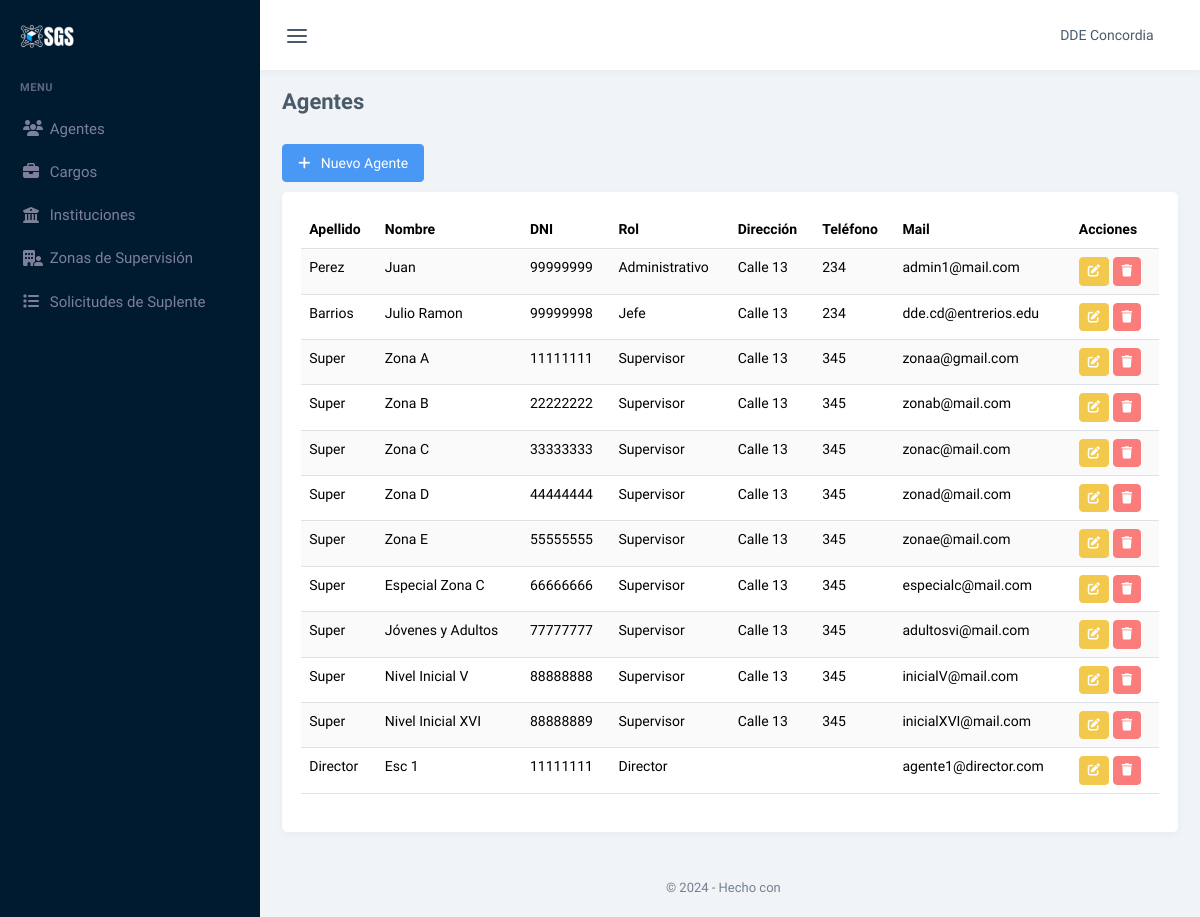
Screenshot of /agentes (signed in) with the database file from the repository.
### tables this page shows
CREATE TABLE `agentes` (
  `id_Agente` int(11) UNSIGNED NOT NULL,
  `apellido` varchar(100) NOT NULL,
  `nombre` varchar(100) NOT NULL,
  `dni` int(11) UNSIGNED NOT NULL,
  `telefono` int(11) UNSIGNED DEFAULT NULL,
  `direccion` varchar(100) DEFAULT NULL,
  `email` varchar(100) NOT NULL,
  `usuario` varchar(100) NOT NULL,
  `password` varchar(100) NOT NULL,
  `id_Rol` tinyint(4) UNSIGNED NOT NULL,
  `eliminado` tinyint(1) NOT NULL DEFAULT 0
);

CREATE TABLE `roles` (
  `id_Rol` tinyint(4) UNSIGNED NOT NULL,
  `rol` varchar(100) NOT NULL
);

### controladores/controlador.plantilla.php (called while the page is built)
<?php
class ControladorPlantilla{
    public function ctrMostrarPlantilla(){
        include 'vistas/plantilla.php';
    }
    static public function url(){
        return "http://localhost/ProyectoConcursos/";
    }
}

### index.php (called while the page is built, shortened)
<?php
require_once 'controladores/controlador.plantilla.php';
require_once 'controladores/controlador.agentes.php';
require_once 'modelos/modelo.agentes.php';
$plantilla = new ControladorPlantilla();
$plantilla -> ctrMostrarPlantilla();

### modelos/conexion.php (called while the page is built, shortened)
<?php
class Conexion
{
	static public function conectar()
	{
		try {
			$link = new PDO(
				"mysql:host=" . self::HOST . ";dbname=" . self::DBNAME,
				self::USER,
				self::PASSWORD
			);
			$link->exec("set names utf8");
			return $link;
		} catch (PDOException $e) {
			die("Error en la conexión a la base de datos: " . $e->getMessage());
		}
	}
}

### modelos/modelo.agentes.php (called while the page is built, shortened)
<?php
    require_once 'conexion.php';
class ModeloAgentes{
    static public function mdlMostrarAgentes($agente, $valor)
    {
        if ($agente != null) {
            try {
                $stmt = Conexion::conectar()->prepare("SELECT * FROM `agentes`, `roles`  WHERE agentes.id_Rol = roles.id_Rol and $agente = :$agente and eliminado = 0 ;");
                $stmt->bindParam(":" . $agente, $valor, PDO::PARAM_INT);
                $stmt->execute();
                return $stmt->fetch(PDO::FETCH_ASSOC);
            } catch (Exception $e) {
                return "Error: " .$e ->getMessage();
            }
        } else {
            try {
                $agentes = Conexion::conectar()->prepare("SELECT * FROM `agentes`, `roles`  WHERE agentes.id_Rol = roles.id_Rol and eliminado = 0;");
                $agentes->execute();
                return $agentes->fetchAll(PDO::FETCH_ASSOC);
            } catch (Exception $e) {
                return "Error: " .$e ->getMessage();
            }
        }
    }
}

### controladores/controlador.agentes.php (called while the page is built, shortened)
<?php
class ControladorAgentes{
    static public function ctrMostrarAgentes($agente, $valor){
        $respuesta = ModeloAgentes::mdlMostrarAgentes($agente, $valor);
        return $respuesta;
    }
}

### vistas/modulos/agentes.php (the view, shortened to what this page needs)
<?php
    $agentes = ControladorAgentes::ctrMostrarAgentes(null, null);
?>
<div class="container-xxl">
    <div class="py-3 d-flex align-items-sm-center flex-sm-row flex-column">
        <div class="flex-grow-1">
            <h4 class="fs-22 fw-bold m-0">Agentes</h4>
        </div>
    </div>
    <div class="py-2 d-flex align-items-sm-center flex-sm-row flex-column">
        <div class="d-flex flex-wrap gap-2">
            <a href="nuevo_agente" class="btn btn-primary"><i class="fas fa-plus" ></i > &nbsp; Nuevo Agente</a>
        </div>
    </div>
    <div class="row">
        <div class="col-12">
            <div class="card">
                <div class="card-body">
                    <table id="tablaES" class="table table-striped dt-responsive nowrap w-100">
                        <thead>
                            <tr>
                                <th>Apellido</th>
                                <th>Nombre</th>
                                <th>DNI</th>
                                <th>Rol</th>
                                <th>Dirección</th>
                                <th>Teléfono</th>
                                <th>Mail</th>
                                <th>Acciones</th>
                            </tr>
                        </thead>
                        <tbody>
                            <?php
                                foreach ($agentes as $key => $value) {
                            ?>
                            <tr style = "background-color:#000888">
                                <td> <?php echo $value["apellido"] ?></td>
                                <td> <?php echo $value["nombre"] ?></td>
                                <td> <?php echo $value["dni"] ?></td>
                                <td> <?php echo $value["rol"] ?></td>
                                <td> <?php echo $value["direccion"] ?></td>
                                <td> <?php echo $value["telefono"] ?></td>
                                <td> <?php echo $value["email"] ?></td>
                                <td><a href="editar_agente/<?php echo $value["id_Agente"] ?>" class="btn btn-warning btn-sm"><i class="fas fa-edit"></i></a>
                                <button class="btn btn-danger btn-sm btnEliminar" id_eliminar  = <?php echo $value["id_Agente"] ?> pag= "agentes" categoria = "Agente" valorElim = "<?php echo $value['apellido'] . ', ' . $value['nombre']; ?>" ><i class="fas fa-trash"></i></button></td>
                            </tr>
                            <?php } ?>
                        </tbody>
                    </table>
                </div>
            </div>
        </div>
    </div>
</div>

### vistas/plantilla.php (shortened to what this page needs)
<?php
$url = ControladorPlantilla::url();
?>
<!DOCTYPE html>
<html lang="es">
    <head>
        <link rel="stylesheet" href="https://cdn.jsdelivr.net/npm/flatpickr/dist/flatpickr.min.css">
        <link href="<?php echo $url; ?>vistas/assets/css/app.min.css" rel="stylesheet" type="text/css" id="app-style" />
        <link href="<?php echo $url; ?>vistas/assets/css/icons.min.css" rel="stylesheet" type="text/css" />
        <link rel="stylesheet" href="https://cdnjs.cloudflare.com/ajax/libs/font-awesome/6.6.0/css/all.min.css" />
        <link href="https://cdn.datatables.net/v/bs5/jszip-3.10.1/dt-2.1.8/b-3.1.2/b-colvis-3.1.2/b-html5-3.1.2/b-print-3.1.2/kt-2.12.1/r-3.0.3/sl-2.1.0/datatables.min.css" rel="stylesheet">
    </head>
    <?php if (isset($_SESSION["iniciarSesion"])) { ?>
        <body data-menu-color="dark" data-sidebar="default">
            <div id="app-layout">
                <?php include 'modulos/header.php' ?>
                <?php include 'modulos/menu.php' ?>
                <div class="content-page">
                    <?php
                    if (isset($_GET["pagina"])) {
                        $rutas = explode('/', $_GET["pagina"]);
                        if (
                            $rutas[0] == "agentes" ||
                            $rutas[0] == "nuevo_agente" ||
                            $rutas[0] == "editar_agente" ||
                            $rutas[0] == "cargos" ||
                            $rutas[0] == "nuevo_cargo" ||
                            $rutas[0] == "editar_cargo" ||
                            $rutas[0] == "instituciones" ||
                            $rutas[0] == "nueva_institucion" ||
                            $rutas[0] == "editar_institucion" ||
                            $rutas[0] == "zonasSupervision" ||
                            $rutas[0] == "nueva_zona" ||
                            $rutas[0] == "editar_zona" ||
                            $rutas[0] == "solicitudesSuplente" ||
                            $rutas[0] == "nueva_solsuplente" ||
                            $rutas[0] == "editar_solsuplente"||
                            $rutas[0] == "inicio" ||
                            $rutas[0] == "salir"
                        ) {
                            include "vistas/modulos/" . $rutas[0] . ".php";
                        } else {
                            include "vistas/modulos/404.php";
                        }
                    }else{
                        include "vistas/modulos/inicio.php";
                    }
                    ?>
                    <?php include 'modulos/footer.php' ?>
                </div>
            </div>
        </body>
    <?php } else {
        include "vistas/modulos/login.php";
    }
    ?>
</html>

### vistas/modulos/header.php (shortened to what this page needs)
<div class="topbar-custom">
    <div class="container-fluid">
        <div class="d-flex justify-content-between">
            <ul class="list-unstyled topnav-menu mb-0 d-flex align-items-center">
                <li>
                    <button class="button-toggle-menu nav-link">
                        <i data-feather="menu" class="noti-icon"></i>
                    </button>
                </li>
            </ul>
            <ul class="list-unstyled topnav-menu mb-0 d-flex align-items-center">
                <li class="dropdown notification-list topbar-dropdown">
                    <a class="nav-link dropdown-toggle nav-user me-0" data-bs-toggle="dropdown" href="#" role="button" aria-haspopup="false" aria-expanded="false">
                        <span class="pro-user-name ms-1">
                            DDE Concordia <i class="mdi mdi-chevron-down"></i>
                        </span>
                    </a>
                </li>
            </ul>
        </div>
    </div>
</div>

### vistas/modulos/menu.php (shortened to what this page needs)
<div class="app-sidebar-menu">
    <div class="h-100" data-simplebar>
        <div id="sidebar-menu">
            <div class="logo-box">
                <a href="inicio" class="logo logo-light">
                    <span class="logo-lg">
                        <img src="vistas/assets/images/logo-light.png" alt="" height="24">
                    </span>
                </a>
            </div>
            <ul id="side-menu">
                <li class="menu-title">Menu</li>
                <li>
                    <a style="text-decoration:none" href="<?php echo $url; ?>agentes">
                        <i class="fa-solid fa-users"></i>
                        <span> Agentes </span>
                    </a>
                </li>
                <li>
                    <a style="text-decoration:none" href="<?php echo $url; ?>cargos">
                        <i class="fa-solid fa-briefcase"></i>
                        <span> Cargos </span>
                    </a>
                </li>
                <li>
                    <a style="text-decoration:none" href="<?php echo $url; ?>instituciones">
                        <i class="fa-solid fa-building-columns"></i>
                        <span> Instituciones </span>
                    </a>
                </li>
                <li>
                    <a style="text-decoration:none" href="<?php echo $url; ?>zonasSupervision">
                        <i class="fa-solid fa-building-user"></i>
                        <span> Zonas de Supervisión </span>
                    </a>
                </li>
                <li>
                    <a style="text-decoration:none" href="<?php echo $url; ?>solicitudesSuplente">
                        <i class="fa-solid fa-list"></i>
                        <span> Solicitudes de Suplente </span>
                    </a>
                </li>
            </ul>
        </div>
    </div>
</div>

### vistas/modulos/footer.php
<footer class="footer">
    <div class="container-fluid">
        <div class="row">
            <div class="col fs-13 text-muted text-center">
                &copy; <script>document.write(new Date().getFullYear())</script> - Hecho con <span class="mdi mdi-heart text-danger"></span>  <a href="#!" class="text-reset fw-semibold"> </a>
            </div>
        </div>
    </div>
</footer>

### rows the page displays
agentes: apellido "Perez", nombre "Juan", dni "99999999", id_Rol.rol "Administrativo", direccion "Calle 13", telefono "234", email "admin1@mail.com"
agentes: apellido "Barrios", nombre "Julio Ramon", dni "99999998", id_Rol.rol "Jefe", direccion "Calle 13", telefono "234", email "dde.cd@entrerios.edu"
agentes: apellido "Super", nombre "Zona A", dni "11111111", id_Rol.rol "Supervisor", direccion "Calle 13", telefono "345", email "zonaa@gmail.com"
agentes: apellido "Super", nombre "Zona B", dni "22222222", id_Rol.rol "Supervisor", direccion "Calle 13", telefono "345", email "zonab@mail.com"
agentes: apellido "Super", nombre "Zona C", dni "33333333", id_Rol.rol "Supervisor", direccion "Calle 13", telefono "345", email "zonac@mail.com"
agentes: apellido "Super", nombre "Zona D", dni "44444444", id_Rol.rol "Supervisor", direccion "Calle 13", telefono "345", email "zonad@mail.com"
agentes: apellido "Super", nombre "Zona E", dni "55555555", id_Rol.rol "Supervisor", direccion "Calle 13", telefono "345", email "zonae@mail.com"
agentes: apellido "Super", nombre "Especial Zona C", dni "66666666", id_Rol.rol "Supervisor", direccion "Calle 13", telefono "345", email "especialc@mail.com"
agentes: apellido "Super", nombre "Jóvenes y Adultos", dni "77777777", id_Rol.rol "Supervisor", direccion "Calle 13", telefono "345", email "adultosvi@mail.com"
agentes: apellido "Super", nombre "Nivel Inicial V", dni "88888888", id_Rol.rol "Supervisor", direccion "Calle 13", telefono "345", email "inicialV@mail.com"
agentes: apellido "Super", nombre "Nivel Inicial XVI", dni "88888889", id_Rol.rol "Supervisor", direccion "Calle 13", telefono "345", email "inicialXVI@mail.com"
agentes: apellido "Director", nombre "Esc 1", dni "11111111", id_Rol.rol "Director", email "agente1@director.com"
